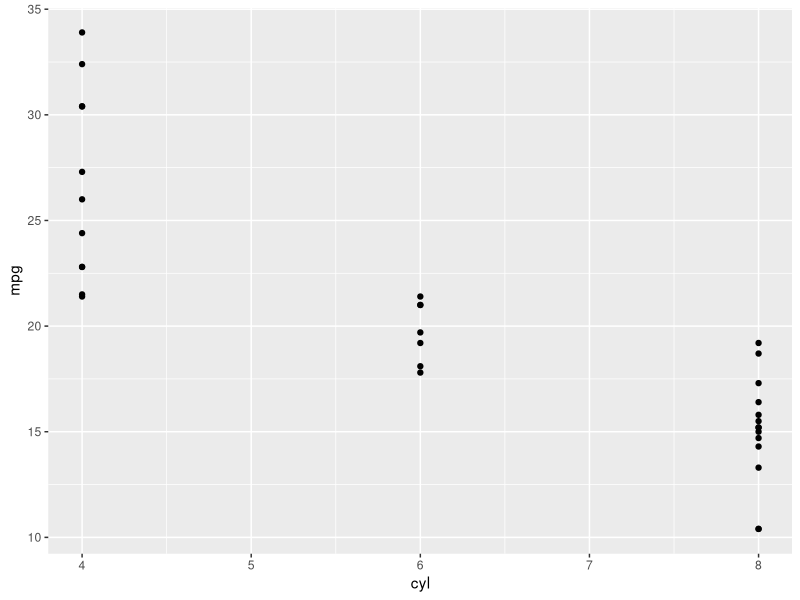

The R source for this figure:
## ---- chunk 1
1 + 1
## ---- chunk 2
#| echo: false
2 * 2
## ---- chunk 3
library(tidyverse)
library(ggplot2)
mtcars |> ggplot(aes(cyl, mpg)) + geom_point()
